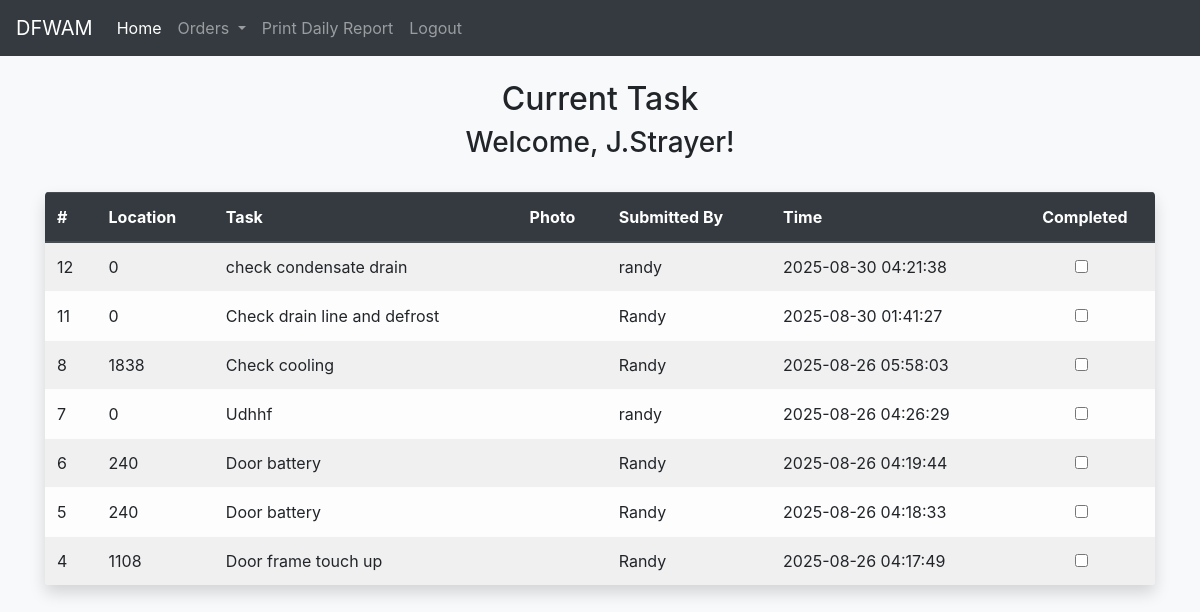
Page /index.php (signed in) on the committed database.
### tables this page shows
CREATE TABLE IF NOT EXISTS `orders` (
  `id` int NOT NULL AUTO_INCREMENT,
  `room` int NOT NULL,
  `work_to_be_done` text NOT NULL,
  `photo` varchar(255) DEFAULT NULL,
  `completed` tinyint(1) NOT NULL DEFAULT '0',
  `completed_by` varchar(255) DEFAULT NULL,
  `time_completed` timestamp NULL DEFAULT NULL,
  `time` timestamp NOT NULL DEFAULT CURRENT_TIMESTAMP,
  `submitted_by` varchar(50) NOT NULL,
  PRIMARY KEY (`id`)
);

### index.php (the view, shortened to what this page needs)
<!DOCTYPE html>
<html lang="en">
<head>
    <link rel="stylesheet" href="https://stackpath.bootstrapcdn.com/bootstrap/4.3.1/css/bootstrap.min.css" />
</head>
<body class="bg-light">
    <nav class="navbar navbar-expand-lg sticky-top navbar-dark bg-dark">
        <a class="navbar-brand" href="#">DFWAM</a>
        <div class="collapse navbar-collapse" id="navbarSupportedContent">
            <ul class="navbar-nav mr-auto">
                <li class="nav-item active">
                    <a class="nav-link" href="/index.php">Home <span class="sr-only">(current)</span></a>
                </li>
                <li class="nav-item dropdown">
                    <a class="nav-link dropdown-toggle" href="#" id="navbarDropdown" role="button" data-toggle="dropdown" aria-haspopup="true" aria-expanded="false">
                        Orders
                    </a>
                </li>
                <li class="nav-item">
                    <a class="nav-link" href="/print.php">Print Daily Report</a>
                </li>
                <li class="nav-item">
                    <a class="nav-link" href="logout.php">Logout</a>
                </li>
            </ul>
        </div>
    </nav>
    <div class="container mt-4">
        <div class="row">
            <div class="col">
                <h2 class="text-center">Current Task</h2>
                <h3 class="text-center">Welcome, <?php echo htmlspecialchars($_SESSION['name'] ?? '', ENT_QUOTES, 'UTF-8'); ?>!</h3>
            </div>
        </div>
        <div class="row mt-3">
            <div class="col">
                <div class="table-responsive shadow rounded">
                    <table class="table table-light table-striped table-hover mb-0">
                        <thead class="thead-dark">
                            <tr>
                                <th>#</th>
                                <th>Location</th>
                                <th>Task</th>
                                <th>Photo</th>
                                <th>Submitted By</th>
                                <th>Time</th>
                                <th class="text-center">Completed</th>
                            </tr>
                        </thead>
                        <tbody>
                            <?php
                            include "config.php";
                            $query = $conn->prepare("SELECT * FROM `orders` WHERE completed = 0 ORDER BY `id` DESC");
                            $query->execute();
                            $data = $query->fetchAll(PDO::FETCH_ASSOC);
                            foreach ($data as $row) {
                                $checkbox = $row['completed'] ? "checked" : "";
                                $id = htmlspecialchars($row['id'] ?? '', ENT_QUOTES, 'UTF-8');
                                $room = htmlspecialchars($row['room'] ?? '', ENT_QUOTES, 'UTF-8');
                                $work_to_be_done = htmlspecialchars($row['work_to_be_done'] ?? '', ENT_QUOTES, 'UTF-8');
                                $submitted_by = htmlspecialchars($row['submitted_by'] ?? '', ENT_QUOTES, 'UTF-8');
                                $time = htmlspecialchars($row['time'] ?? '', ENT_QUOTES, 'UTF-8');
                                echo "
                                <tr>
                                    <td>{$id}</td>
                                    <td>{$room}</td>
                                    <td>{$work_to_be_done}</td>
                                    <td>";
                                echo "</td>
                                    <td>{$submitted_by}</td>
                                    <td>{$time}</td>
                                    <td class='text-center'>
                                        <form action='operate.php' method='post' class='d-flex justify-content-center'>
                                            <input type='hidden' name='completed' value='{$id}'>
                                            <div class='form-check'>
                                                <input onclick='this.form.submit()' type='checkbox' class='form-check-input' {$checkbox}>
                                            </div>
                                        </form>
                                    </td>
                                </tr>
                                ";
                            }
                            ?>
                        </tbody>
                    </table>
                </div>
            </div>
        </div>
    </div>
</body>
</html>

### rows in the picture
orders: id "12", room "0", work_to_be_done "check condensate drain", submitted_by "randy", time "2025-08-30 04:21:38"
orders: id "11", room "0", work_to_be_done "Check drain line and defrost", submitted_by "Randy", time "2025-08-30 01:41:27"
orders: id "8", room "1838", work_to_be_done "Check cooling", submitted_by "Randy", time "2025-08-26 05:58:03"
orders: id "7", room "0", work_to_be_done "Udhhf", submitted_by "randy", time "2025-08-26 04:26:29"
orders: id "6", room "240", work_to_be_done "Door battery", submitted_by "Randy", time "2025-08-26 04:19:44"
orders: id "5", room "240", work_to_be_done "Door battery", submitted_by "Randy", time "2025-08-26 04:18:33"
orders: id "4", room "1108", work_to_be_done "Door frame touch up", submitted_by "Randy", time "2025-08-26 04:17:49"

### other values in the picture
$_SESSION['name'] "J.Strayer"
